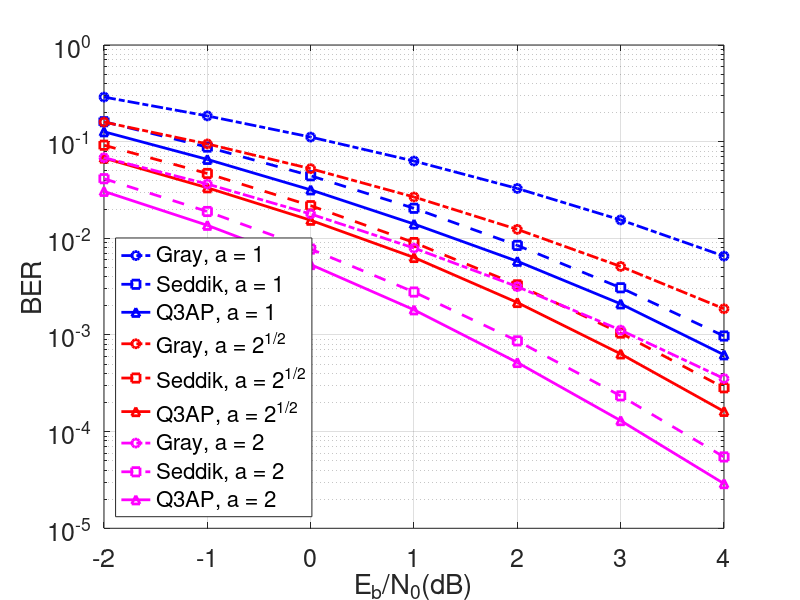
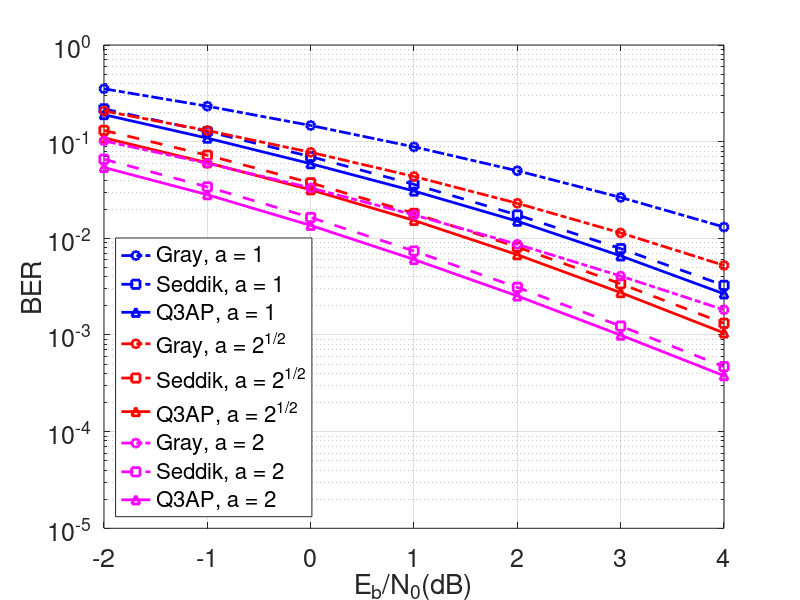

Reproduce these figures in MATLAB, in order.
clear all;
close all;
clc;

load('Rician_16QAM_K10_amp.mat');
BER_bound_uniform_10 = BER_upperbound_uniform;
BER_bound_seddik_10 = BER_upperbound_karim;
BER_bound_Q3AP_10 = BER_upperbound_hans;

load('Rician_16QAM_K5_amp.mat');
BER_bound_uniform_5 = BER_upperbound_uniform;
BER_bound_seddik_5 = BER_upperbound_karim;
BER_bound_Q3AP_5 = BER_upperbound_hans;

amp = [1, sqrt(2), 2];
Eb2N0 = [-2 : 4];

figure;
semilogy(Eb2N0, BER_bound_uniform_10(1 : 7), 'bo-.', 'linewidth', 2), hold on;
semilogy(Eb2N0, BER_bound_seddik_10(1 : 7), 'bs--', 'linewidth', 2), hold on;
semilogy(Eb2N0, BER_bound_Q3AP_10(1 : 7), 'b^-', 'linewidth', 2), hold on;

semilogy(Eb2N0, BER_bound_uniform_10(8 : 14), 'ro-.', 'linewidth', 2), hold on;
semilogy(Eb2N0, BER_bound_seddik_10(8 : 14), 'rs--', 'linewidth', 2), hold on;
semilogy(Eb2N0, BER_bound_Q3AP_10(8 : 14), 'r^-', 'linewidth', 2), hold on;

semilogy(Eb2N0, BER_bound_uniform_10(15 : 21), 'mo-.', 'linewidth', 2), hold on;
semilogy(Eb2N0, BER_bound_seddik_10(15 : 21), 'ms--', 'linewidth', 2), hold on;
semilogy(Eb2N0, BER_bound_Q3AP_10(15 : 21), 'm^-', 'linewidth', 2), hold on;
grid on;
set(gca, 'Fontsize', 18);
xlabel('E_b/N_0(dB)'), ylabel('BER'), ylim([1e-5, 1])
h_legend = legend('Gray, a = 1', 'Seddik, a = 1', 'Q3AP, a = 1',...
    'Gray, a = 2^{1/2}', 'Seddik, a = 2^{1/2}', 'Q3AP, a = 2^{1/2}',...
    'Gray, a = 2', 'Seddik, a = 2', 'Q3AP, a = 2', 'Location','SouthWest');
set(h_legend,'FontSize',16);

figure;
semilogy(Eb2N0, BER_bound_uniform_5(1 : 7), 'bo-.', 'linewidth', 2), hold on;
semilogy(Eb2N0, BER_bound_seddik_5(1 : 7), 'bs--', 'linewidth', 2), hold on;
semilogy(Eb2N0, BER_bound_Q3AP_5(1 : 7), 'b^-', 'linewidth', 2), hold on;

semilogy(Eb2N0, BER_bound_uniform_5(8 : 14), 'ro-.', 'linewidth', 2), hold on;
semilogy(Eb2N0, BER_bound_seddik_5(8 : 14), 'rs--', 'linewidth', 2), hold on;
semilogy(Eb2N0, BER_bound_Q3AP_5(8 : 14), 'r^-', 'linewidth', 2), hold on;

semilogy(Eb2N0, BER_bound_uniform_5(15 : 21), 'mo-.', 'linewidth', 2), hold on;
semilogy(Eb2N0, BER_bound_seddik_5(15 : 21), 'ms--', 'linewidth', 2), hold on;
semilogy(Eb2N0, BER_bound_Q3AP_5(15 : 21), 'm^-', 'linewidth', 2), hold on;
grid on;
set(gca, 'Fontsize', 18);
xlabel('E_b/N_0(dB)'), ylabel('BER'), ylim([1e-5, 1])
h_legend = legend('Gray, a = 1', 'Seddik, a = 1', 'Q3AP, a = 1',...
    'Gray, a = 2^{1/2}', 'Seddik, a = 2^{1/2}', 'Q3AP, a = 2^{1/2}',...
    'Gray, a = 2', 'Seddik, a = 2', 'Q3AP, a = 2', 'Location','SouthWest');
set(h_legend,'FontSize',16);
